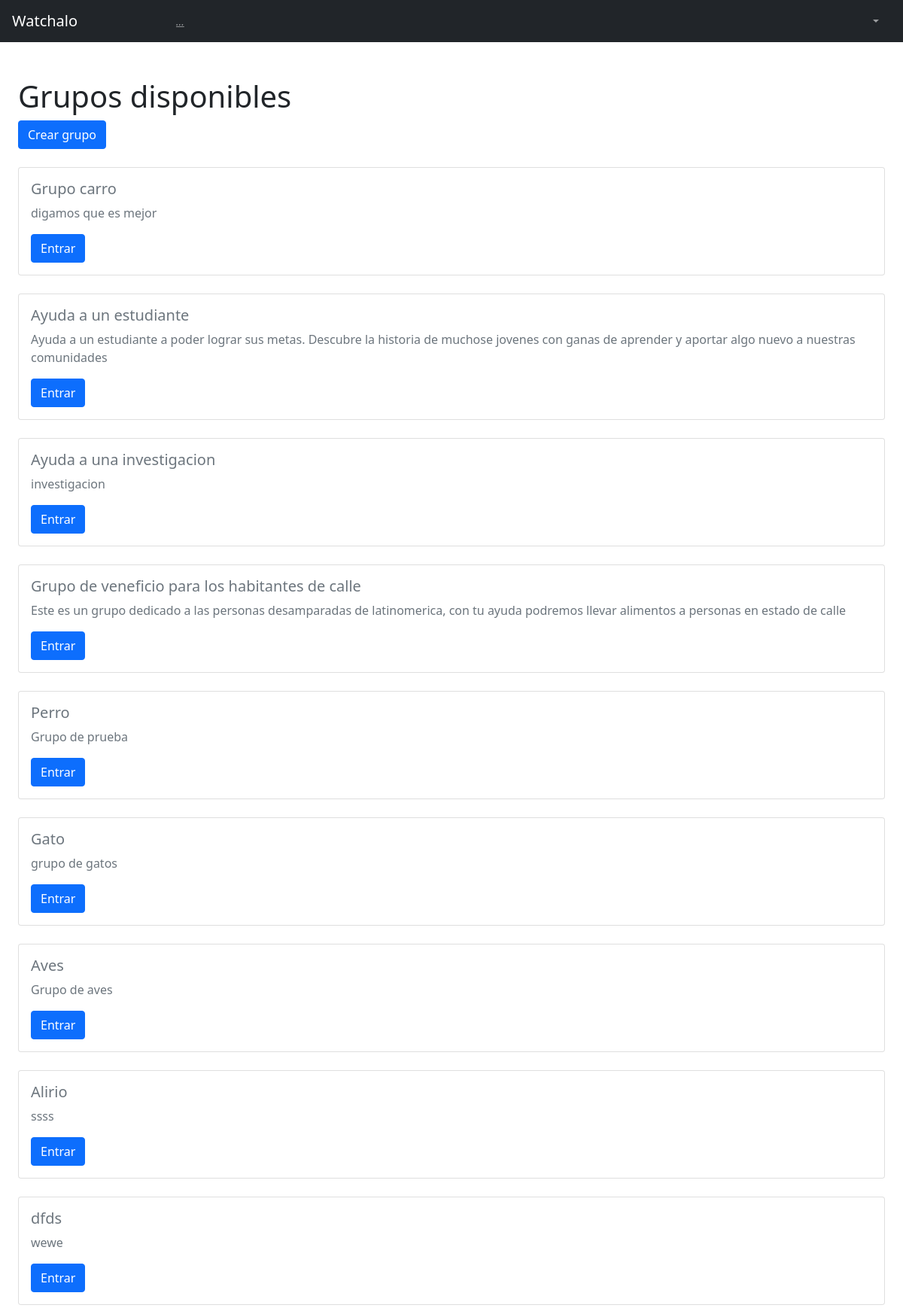
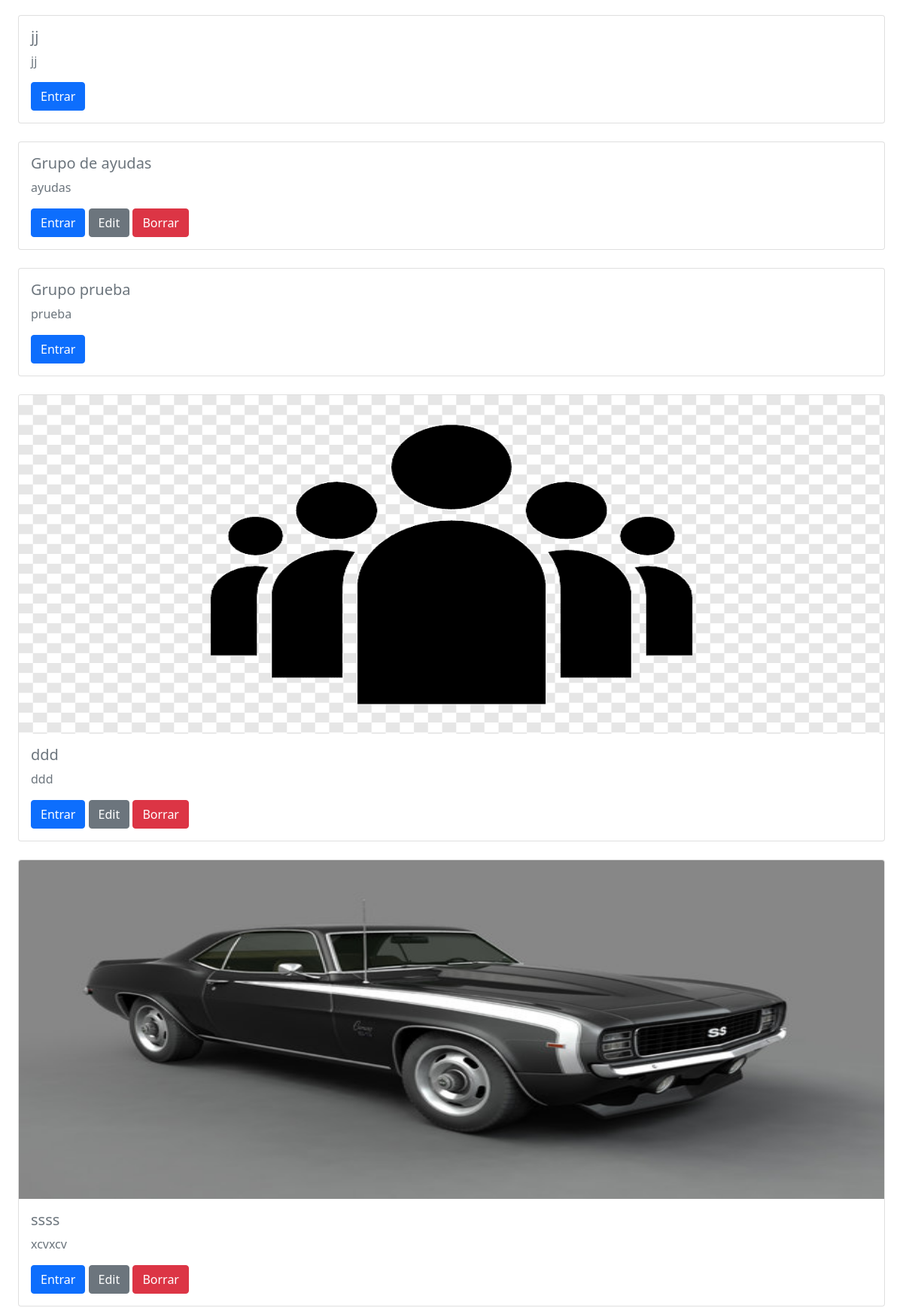
The page /Aplicacion2/grupos/ (signed in, upper part) on the database its author committed (2 pictures, top to bottom).
### Aplicacion2/models.py (models this page shows, shortened)
class Grupo(models.Model):
    id = models.AutoField(primary_key=True)
    creator = models.ForeignKey(User,blank = True, null=True, verbose_name="creator", on_delete=models.CASCADE)
    nombre = models.CharField(max_length=255,blank=True, null=True,)
    detalles = models.CharField(max_length=255,blank=True, null=True,)
    imagen = models.ImageField(blank = True, null = True, upload_to="images/", verbose_name="Subir imagen", default ="grupos_default_img")

### Aplicacion2/views.py (the view)
# urls.py: path('grupos/', listaGrupos.as_view(), name='grupos'),
class listaGrupos(ListView):
    model = Grupo
    template_name = 'Aplicacion2/grupo_grupo_list.html'

### Aplicacion2/templates/Aplicacion2/grupo_grupo_list.html
{% extends "Aplicacion1/Padre.html" %}
{% load static %}
{% block seccion_nombre %}
<h1>Grupos disponibles</h1>
<a href="{% url 'Aplicacion2:add_grupo'%}"><button type="button" class="btn btn-primary">Crear grupo</button></a>
{% endblock %}
{% block cuerpo %}
{% for grupos in object_list %}
<br>
<div class="card">
    {% if grupos.imagen %}
      <img src="{{ grupos.imagen.url }}" class="card-img-top" alt="..." width="1000" height="450">
    {% endif %}
    <div class="card-body">
      <h5 class="card-title">{{grupos.nombre}}</h5>
      <p class="card-text">{{grupos.detalles}}</p>
      <a href="{% url 'Aplicacion2:grupo' grupos.nombre %}" class="btn btn-primary">Entrar</a>
      {% if request.user.is_authenticated %}
        {% if grupos.creator.id == user.id %}
          <a  href="{% url 'Aplicacion2:edit_grupo' grupos.id %}" class="btn btn-secondary">Edit</a>
          <a href="{% url 'Aplicacion2:delete_grupo' grupos.id %}" class="btn btn-danger">Borrar</a>
        {% endif %}
      {% endif %}
    </div>
</div>
{% endfor %}
{% endblock %}

### rows shown on the page
Grupo: nombre "Grupo carro", detalles "digamos que es mejor"
Grupo: nombre "Ayuda a un estudiante", detalles "Ayuda a un estudiante a poder lograr sus metas. Descubre la historia de muchose jovenes con ganas de aprender y aportar algo nuevo a nuestras comunidades"
Grupo: nombre "Ayuda a una investigacion", detalles "investigacion"
Grupo: nombre "Grupo de veneficio para los habitantes de calle", detalles "Este es un grupo dedicado a las personas desamparadas de latinomerica, con tu ayuda podremos llevar alimentos a personas en estado de calle"
Grupo: nombre "Perro", detalles "Grupo de prueba"
Grupo: nombre "Gato", detalles "grupo de gatos"
Grupo: nombre "Aves", detalles "Grupo de aves"
Grupo: nombre "Alirio", detalles "ssss"
Grupo: nombre "dfds", detalles "wewe"
Grupo: nombre "jj", detalles "jj"
Grupo: nombre "Grupo de ayudas", detalles "ayudas", shows "Edit"
Grupo: nombre "Grupo prueba", detalles "prueba"
Grupo: imagen (placeholder picture), nombre "ddd", detalles "ddd", shows "Edit"
Grupo: imagen (picture), nombre "ssss", detalles "xcvxcv", shows "Edit"
